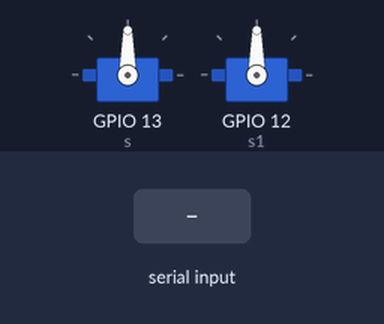
A sketch run on a simulated ESP32. Parts: 2 × servo. The inputs (shaded band) are chosen by the test bench. Nothing arrives over Bluetooth unless stated.

Above: at 1.2 s.
1.3 s: "1" received over the second serial link
At 2.2 s:
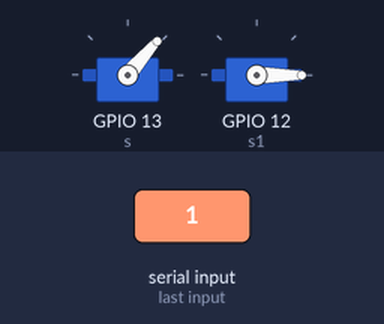
2.8 s: "0" received over the second serial link
At 3.7 s:
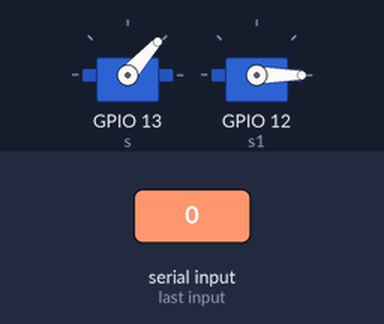
Timing chart, 0 to 5.8 s (numbered marks = the images above; inputs shaded):
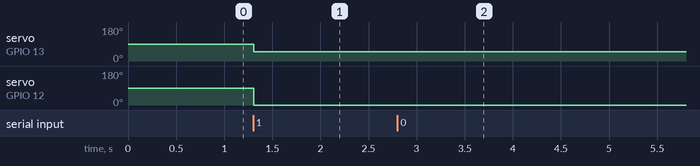

Measured:
- after the input at 1.3 s, servo on GPIO 13 (s): 90° → 49° at once; servo on GPIO 12 (s1): 90° → 0° at once
- after the input at 2.8 s, servo on GPIO 13 (s): 49° → 48° at once

The sketch:

car.ino
```cpp
#include <BluetoothSerial.h>

#include <ESP32Servo.h>;

BluetoothSerial SerialBT;

Servo s;
Servo s1;
int data = 0;
int data1 = 0;
int value,value1;
void setup() {
  SerialBT.begin("hello");
  Serial.begin(115200);
  s.attach(13);
  s1.attach(12);

}

void loop() {
  if (SerialBT.available() > 0)
  {
    data = SerialBT.read();
    if (data > 0)
    {
      value = data;
    }
    s.write(value);

    data1 = SerialBT.read();
    if (data1 > 0)
    {
      value1 = data1;
    }
    s1.write(value1);

  }
  delay(20);
}
```
